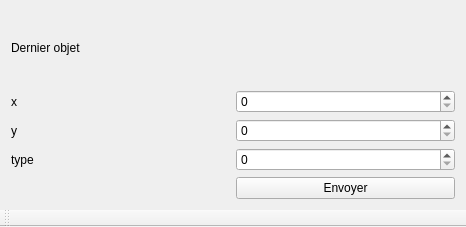
<?xml version="1.0" encoding="UTF-8"?>
<ui version="4.0">
 <class>clientTest</class>
 <widget class="QMainWindow" name="clientTest">
  <property name="geometry">
   <rect>
    <x>0</x>
    <y>0</y>
    <width>466</width>
    <height>227</height>
   </rect>
  </property>
  <property name="windowTitle">
   <string>clientTest</string>
  </property>
  <widget class="QWidget" name="centralWidget">
   <layout class="QVBoxLayout" name="verticalLayout_2">
    <item>
     <layout class="QGridLayout" name="gridLayout">
      <item row="1" column="1">
       <widget class="QSpinBox" name="xinput"/>
      </item>
      <item row="2" column="1">
       <widget class="QSpinBox" name="yinput"/>
      </item>
      <item row="3" column="1">
       <widget class="QSpinBox" name="typeinput"/>
      </item>
      <item row="4" column="1">
       <widget class="QPushButton" name="sendbutton">
        <property name="text">
         <string>Envoyer</string>
        </property>
       </widget>
      </item>
      <item row="1" column="0">
       <widget class="QLabel" name="xlabel">
        <property name="text">
         <string>x</string>
        </property>
       </widget>
      </item>
      <item row="2" column="0">
       <widget class="QLabel" name="ylabel">
        <property name="text">
         <string>y</string>
        </property>
       </widget>
      </item>
      <item row="3" column="0">
       <widget class="QLabel" name="typelabel">
        <property name="text">
         <string>type</string>
        </property>
       </widget>
      </item>
      <item row="0" column="0">
       <widget class="QLabel" name="label_4">
        <property name="text">
         <string>Dernier objet</string>
        </property>
       </widget>
      </item>
      <item row="0" column="1">
       <layout class="QHBoxLayout" name="horizontalLayout">
        <item>
         <widget class="QLabel" name="xprint">
          <property name="text">
           <string/>
          </property>
         </widget>
        </item>
        <item>
         <widget class="QLabel" name="yprint">
          <property name="text">
           <string/>
          </property>
         </widget>
        </item>
        <item>
         <widget class="QLabel" name="typeprint">
          <property name="text">
           <string/>
          </property>
         </widget>
        </item>
       </layout>
      </item>
     </layout>
    </item>
   </layout>
  </widget>
  <widget class="QToolBar" name="mainToolBar">
   <attribute name="toolBarArea">
    <enum>BottomToolBarArea</enum>
   </attribute>
   <attribute name="toolBarBreak">
    <bool>false</bool>
   </attribute>
  </widget>
  <widget class="QMenuBar" name="menuBar">
   <property name="geometry">
    <rect>
     <x>0</x>
     <y>0</y>
     <width>466</width>
     <height>20</height>
    </rect>
   </property>
  </widget>
 </widget>
 <layoutdefault spacing="6" margin="11"/>
 <resources/>
 <connections/>
</ui>
